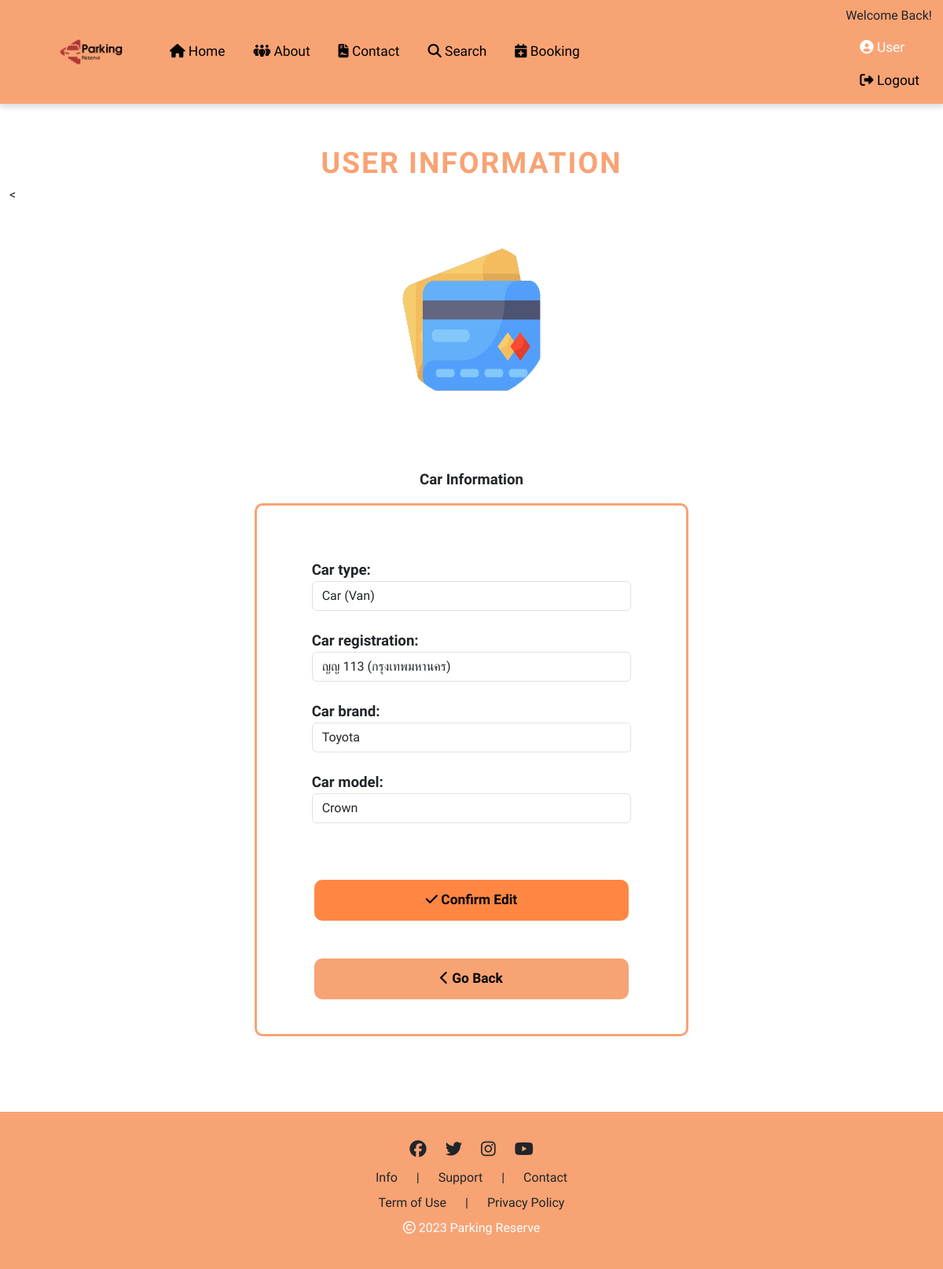
Page /edit_user3.php (signed in) on the committed database.
### tables this page shows
CREATE TABLE `user_form` (
  `id` int(100) NOT NULL,
  `username` varchar(100) NOT NULL,
  `email` varchar(100) NOT NULL,
  `password` varchar(100) NOT NULL,
  `title` varchar(10) NOT NULL,
  `fname` varchar(100) NOT NULL,
  `lname` varchar(100) NOT NULL,
  `gender` varchar(10) NOT NULL,
  `image` varchar(100) NOT NULL,
  `role` varchar(20) DEFAULT 'user',
  `phone` varchar(10) NOT NULL,
  `date_of_birth` date DEFAULT NULL
);

CREATE TABLE `cars` (
  `id` int(11) NOT NULL,
  `car_type` varchar(50) NOT NULL,
  `car_registration` varchar(50) NOT NULL,
  `car_brand` varchar(50) NOT NULL,
  `car_model` varchar(50) NOT NULL,
  `user_id` int(11) DEFAULT NULL
);

### edit_user3.php (the view, shortened to what this page needs)
<?php
include 'config.php';
$car_type = $car_registration = $car_brand = $car_model = '';
if (isset($_SESSION['user_id'])) {
    $user_id = $_SESSION['user_id'];
    $car_query = "SELECT car_type, car_registration, car_brand, car_model FROM cars WHERE user_id = ?";
    if ($car_stmt = mysqli_prepare($conn, $car_query)) {
        mysqli_stmt_bind_param($car_stmt, "i", $user_id);
        mysqli_stmt_execute($car_stmt);
        $car_result = mysqli_stmt_get_result($car_stmt);
        if ($car_row = mysqli_fetch_assoc($car_result)) {
            $car_type = $car_row['car_type'];
            $car_registration = $car_row['car_registration'];
            $car_brand = $car_row['car_brand'];
            $car_model = $car_row['car_model'];
        }
    }
}
?>
<!DOCTYPE html>
<html lang="en">
<head>
    <link rel="stylesheet" href="https://cdnjs.cloudflare.com/ajax/libs/font-awesome/6.4.2/css/all.min.css">
    <link rel="stylesheet" href="https://cdnjs.cloudflare.com/ajax/libs/bootstrap/5.3.2/css/bootstrap.min.css">
    <link rel="stylesheet" href="CSS/edit_user.css">
    <link rel="stylesheet" href="https://cdn.jsdelivr.net/npm/swiper@11/swiper-bundle.min.css" />
</head>
<body>
    <nav class="navbar navbar-expand-lg bg-body-tertiary">
        <div class="container-fluid">
            <img src="img/logo-transparent.png" class="navbar-brand img-logo">
            <div class="collapse navbar-collapse" id="navbarSupportedContent">
                <ul class="navbar-nav me-auto mb-2 mb-lg-0">
                    <li class="nav-item">
                        <a class="nav-link" aria-current="page" href="homepage.php"><i class="fa-solid fa-house"></i> Home</a>
                    </li>
                    <li class="nav-item">
                        <a class="nav-link" href="aboutpage.php"><i class="fa-solid fa-people-group"></i> About</a>
                    </li>
                    <li class="nav-item">
                        <a class="nav-link" href="contactpage.php"><i class="fa-solid fa-file-contract"></i> Contact</a>
                    </li>
                    <li class="nav-item">
                        <a class="nav-link " href="searchpage.php" active><i class="fa-solid fa-magnifying-glass"></i> Search</a>
                    </li>
                    <li class="nav-item">
                        <a class="nav-link" href="bookingpage.php"><i class="fa-solid fa-calendar-plus"></i> Booking</a>
                        <?php if (isset($_SESSION['user_id'])) : ?>
                    </li>
                <?php endif; ?>
                </ul>
                <div class="d-flex justify-content-center">
                    <ul class="navbar-nav me-auto mb-2 mb-lg-0">
                        <?php if (isset($_SESSION['user_id'])) : ?>
                            <div>
                                <?php if (!isset($_SESSION['welcome_back'])) {
                                    echo "<label>Welcome Back!</label>";
                                }
                                ?>
                            <li class="nav-item">
                                <a class="nav-link active" href="edit_userphp"><i class="fa-solid fa-circle-user"></i> User</a>
                            </li>
                            <li class="nav-item">
                                <a class="nav-link" href="logout.php"><i class="fa-solid fa-right-from-bracket"></i> Logout</a>
                            </li>
                        <?php endif; ?>
                    </ul>
                </div>
            </div>
        </div>
    </nav>
    <div class="container-fluid">
        <div class="title mt-5 text-center">
            USER INFORMATION
        </div>
        <<div class="content mt-5 mb-5 pb-5">
            <div class=" mt-5 d-flex justify-content-center align-items-center">
                <?php
                $select = mysqli_query($conn, "SELECT * FROM `user_form` WHERE id = '$user_id'") or die('query failed');
                if (mysqli_num_rows($select) > 0) {
                    $fetch = mysqli_fetch_assoc($select);
                }
                if ($fetch['image'] == '') {
                    echo '<img class="img-cicle" src="img/default-avatar.png">';
                } else {
                    echo '<img class="img-cicle" src="uploaded_img/' . $fetch['image'] . '">';
                }
                ?>
            </div>
            <div class=" mt-3 d-flex justify-content-center align-items-center">
            </div>
            <div class="text-topic mt-4 d-flex justify-content-center align-items-center mb-3">Car Information</div>
            <div class="box-info-user ">
                <form method="POST" action="<?php echo htmlspecialchars($_SERVER["PHP_SELF"]); ?>">
                    <div>
                        <div class="mt-5"><span class="text-topic">Car type:</span>
                            <span class="text-content"><input type="text" class="form-control" name="car_type" value="<?php echo htmlspecialchars($car_type); ?>"></span>
                        </div>
                        <div class="mt-4"><span class="text-topic">Car registration:</span>
                            <span class="text-content"><input type="text" class="form-control" name="car_registration" value="<?php echo htmlspecialchars($car_registration); ?>"></span>
                        </div>
                        <div class="mt-4"><span class="text-topic">Car brand:</span>
                            <span class="text-content"><input type="text" class="form-control" name="car_brand" value="<?php echo htmlspecialchars($car_brand); ?>"></span>
                        </div>
                        <div class="mt-4 mb-5"><span class="text-topic">Car model:</span>
                            <span class="text-content"><input type="text" class="form-control" name="car_model" value="<?php echo htmlspecialchars($car_model); ?>"></span>
                        </div>
                    </div>
                    <div class="d-flex justify-content-center align-items-center">
                        <button type="submit" class="btn-edit mt-4 mb-4"><i class="fa-solid fa-check"></i> Confirm Edit</button>
                    </div>
                    <div class="d-flex justify-content-center align-items-center">
                        <a href="edit_user.php">
                            <button class="btn-back mt-4 mb-4"><i class="fa-solid fa-chevron-left"></i> Go Back</button>
                        </a>
                    </div>
                </form>
            </div>
    </div>
    </div>
</body>
<footer>
    <div class="p-0 m-0 footer">
        <div class="footer-content ">
            <div class="row d-flex justify-content-center align-items-center icon-footer">
                <div class="col-auto"><i class="fa-brands fa-facebook"></i></div>
                <div class="col-auto"><i class="fa-brands fa-twitter"></i></div>
                <div class="col-auto"><i class="fa-brands fa-instagram"></i></div>
                <div class="col-auto"><i class="fa-brands fa-youtube"></i></div>
            </div>
            <div class="row d-flex justify-content-center align-items-center text-footer mt-2">
                <div class="col-auto">Info
                </div>
                <div class="col-auto">|</div>
                <div class="col-auto">Support</div>
                <div class="col-auto">|</div>
                <div class="col-auto">Contact</div>
            </div>
            <div class="row d-flex justify-content-center align-items-center text-footer mt-2">
                <div class="col-auto">Term of Use
                </div>
                <div class="col-auto">|</div>
                <div class="col-auto">Privacy Policy</div>
            </div>
            <div class="row d-flex justify-content-center align-items-center text-footer mt-2">
                <div class="col-auto" style="color: white;"><i class="fa-regular fa-copyright"></i>
                    2023 Parking Reserve
                </div>
            </div>
        </div>
    </div>
</footer>
</html>

### CSS/edit_user.css (style rules this page uses)
html, body { font-family: 'Prompt', sans-serif !important; }
body { min-height: 100vh; }
.navbar { background-color: #F8A374 !important; box-shadow: 0px 4px 6px 1px rgba(0, 0, 0, 0.12); }
.nav-link { color: black !important; font-weight: 500 !important; margin-left: 10px; margin-right: 10px; font-size: 13pt; }
.navbar-nav .nav-link.active { color: white !important; }
.navbar-brand { margin-left: 50px; }
.title { text-transform: uppercase; font-size: 28pt; color: #F8A374 !important; font-weight: 600 !important; letter-spacing: 2px; }
.footer { position: relative; height: 200px; background-color: #F8A374 !important; margin: 0; padding: 0; }
.footer-content { padding-top: 2rem; padding-bottom: 2rem; }
.icon-footer { font-size: 16pt; }
.text-footer { font-size: 12pt; }
.content { margin-left: 3%; margin-right: 3%; margin-top: 2.5rem !important; min-height: 55vh; }
.img-logo { width: 120px; }
.text-topic { font-size: 14pt; font-weight: bold; }
.text-content { font-size: 14pt; }
.img-cicle { border-radius: 50%; width: 200px; height: 200px; }
.box-info-user { width: 50%; border-radius: 10px; border: 3px solid #F8A374; padding: 20px; margin-left: auto; margin-right: auto; padding-left: 70px; padding-right: 70px; }
a { text-decoration: none; }

### rows in the picture
user_form: image (picture)
cars: car_type "Car (Van)", car_registration "ญญ 113 (กรุงเทพมหานคร)", car_brand "Toyota", car_model "Crown"
